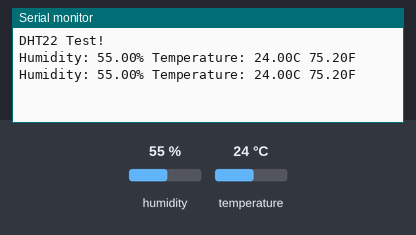
The sketch below on a simulated Arduino Uno, built with avr-gcc and run on an emulated ATmega328P. On the bench: the last lines printed to the serial monitor. Inputs (shaded band) come from the test bench; at power-on: humidity 55 %, temperature 24 °C.

Above: at 4.8 s.
4.9 s: humidity set to 22 %
At 6.4 s:
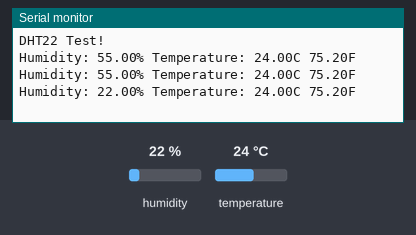
7.9 s: temperature set to 12 °C
At 9.4 s:
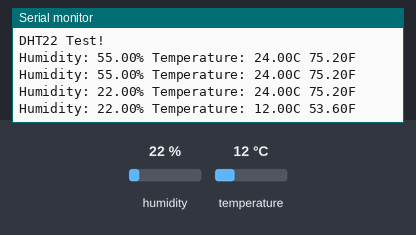
10.9 s: humidity set to 40 %
At 12.9 s:
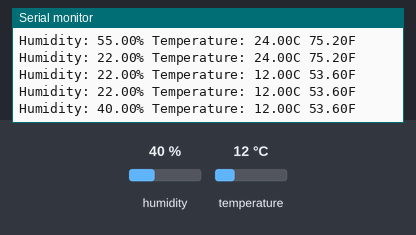
Timing chart, 0 to 14.4 s (numbered marks = the images above; inputs shaded):
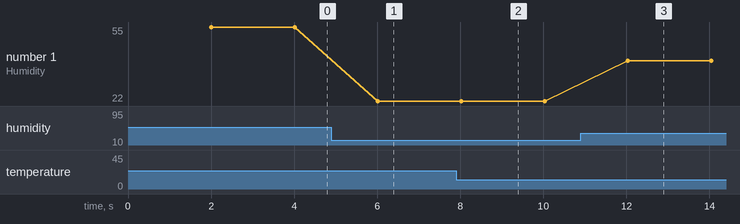

The sketch:

DHT1.ino
```cpp
#include <DHT.h>

#define DHTPIN 13
#define DHTTYPE DHT22
DHT dht(DHTPIN, DHTTYPE);

void setup() {
  Serial.begin(9600);
  Serial.println(F("DHT22 Test!"));
  dht.begin();
  // put your setup code here, to run once:
}

void loop() {
  delay(2000);

  float h = dht.readHumidity(); //Mambaca nilai kelembapan
  float t = dht.readTemperature(); //Suhu
  float f = dht.readTemperature(true); //Suhu (F)

  if (isnan(h) || isnan(t) || isnan(f)) {
    Serial.println(F("Failed to read from DHT sensor!"));
    return;
  }

  Serial.print("Humidity: ");
  Serial.print(h);
  Serial.print("% Temperature: ");
  Serial.print(t);
  Serial.print("C ");
  Serial.print(f);
  Serial.println("F ");
}
```

Measured:
- after the input at 4.9 s, the serial monitor: prints a new line after 1.1 s (image 1)
- after the input at 7.9 s, the serial monitor: prints a new line after 0.13 s (image 2)
- after the input at 10.9 s, the serial monitor: prints a new line after 1.1 s (image 3)
- plotted number 1: 55 → 22 after the input at 4.9 s, 22 → 40 after the input at 10.9 s
